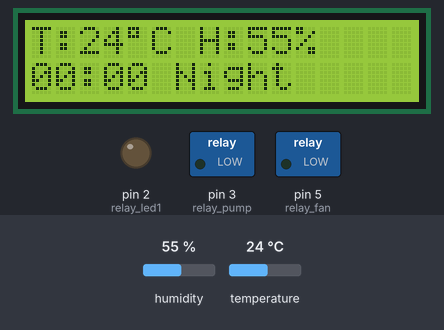
Recording of a sketch running on a simulated Arduino Uno, built with avr-gcc and run on an emulated ATmega328P. Shown: 16×2 character LCD, switched loads named in the sketch (green lamp = pin HIGH), output pins drawn as LEDs (lit = HIGH). The test bench sets the inputs (shaded band); at power-on: temperature 24 °C, humidity 55 %. What the sketch prints to the serial monitor is not drawn.

Above: at 3.3 s.
3.4 s: temperature set to 36 °C
At 5.0 s:
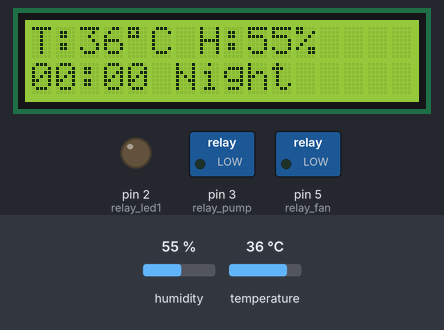
5.7 s: temperature set to 39 °C
At 7.5 s:
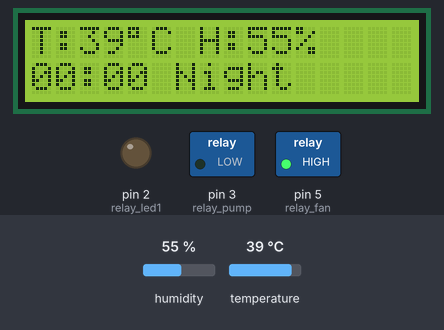
7.8 s: humidity set to 22 %
At 9.5 s:
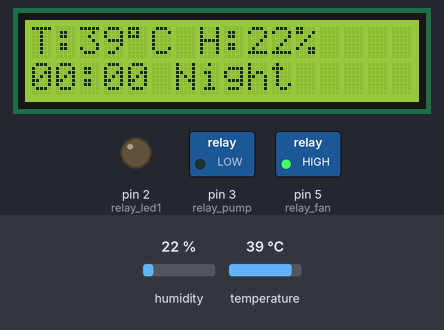
9.9 s: humidity set to 40 %
At 11.2 s:
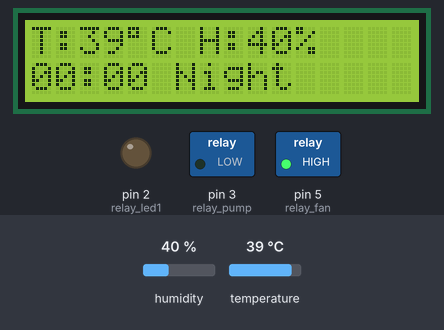
Timing chart, 0 to 12.9 s (numbered marks = the images above; inputs shaded):
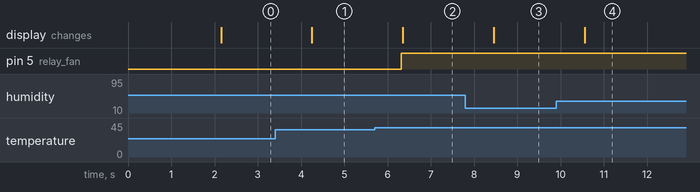

The sketch:

DHT_LCD_jetson.ino
```cpp
#include <Wire.h>
#include <LiquidCrystal_I2C.h>
#include <SimpleDHT.h>

// LCD 설정
LiquidCrystal_I2C lcd(0x3F, 16, 2);  // LCD 주소가 0x27인 경우 수정 필요

// 릴레이 핀 설정
#define relay_led1 2    // LED 릴레이
#define relay_pump 3    // 펌프 릴레이
#define relay_fan 5     // 팬 릴레이

// DHT11 온도 센서 설정
int pinDHT11 = 6;       // 온도 센서 핀
SimpleDHT11 dht11(pinDHT11);

// 시간 변수
int currentHour = 0;
int currentMinute = 0;
int currentSecond = 0;

// 온도 및 습도 변수
byte temperature = 0;
byte humidity = 0;

// 온도 및 습도 임계값 설정
const byte TEMP_THRESHOLD = 38;  // 35도 이상이면 LED 끄고 팬 켜기
const byte HUMIDITY_THRESHOLD = 95;  // 80% 이상이면 팬 켜기

// 상태 변수
bool isOperatingHours = false;  // 운영 시간 여부 (06:00~20:00)
bool isOverheated = false;      // 과열 여부
bool isHighHumidity = false;    // 고습도 여부

// 팬 동작 이유 추적
String fanReason = "";

// 시간 요청 관련 변수
unsigned long lastRequestTime = 0;
const unsigned long REQUEST_INTERVAL = 10000000;  // 10초마다 요청

void setup() {
  // 시리얼 통신 초기화
  Serial.begin(115200);

  // 릴레이 핀 초기화
  pinMode(relay_led1, OUTPUT);
  pinMode(relay_pump, OUTPUT);
  pinMode(relay_fan, OUTPUT);

  // 모든 릴레이 초기 상태 OFF
  digitalWrite(relay_led1, LOW);
  digitalWrite(relay_pump, LOW);
  digitalWrite(relay_fan, LOW);

  // LCD 초기화
  Wire.begin();  // Arduino에서 I2C 초기화 (A4=SDA, A5=SCL)
  lcd.init();
  lcd.backlight();
  lcd.clear();

  lcd.setCursor(0, 0);
  lcd.print("Smart Farm System");
  lcd.setCursor(0, 1);
  lcd.print("Initializing...");

  delay(2000);
  lcd.clear();

  // 시작시 시간 요청
  Serial.println("REQUEST_TIME");
  lastRequestTime = millis();

  Serial.println("스마트팜 시스템이 시작되었습니다.");
}

void loop() {
  // 1. 시리얼에서 시간 데이터 읽기
  readTimeFromJetson();

  // 2. 정기적으로 시간 요청
  unsigned long currentMillis = millis();
  if (currentMillis - lastRequestTime >= REQUEST_INTERVAL) {
    Serial.println("REQUEST_TIME");
    lastRequestTime = currentMillis;
  }

  // 3. 온습도 센서 읽기
  readDHT11Sensor();

  // 4. 운영 시간 체크 (06:00~20:00)
  isOperatingHours = (currentHour >= 6 && currentHour < 21);

  // 5. 환경 조건 체크
  isOverheated = (temperature >= TEMP_THRESHOLD);
  isHighHumidity = (humidity >= HUMIDITY_THRESHOLD);

  // 6. 장치 제어 로직
  controlDevices();

  // 7. LCD 화면 업데이트
  updateLCD();

  // 잠시 대기
  delay(1000);
}

void readTimeFromJetson() {
  // 제슨 나노로부터 시간 데이터 읽기
  if (Serial.available()) {
    String command = Serial.readStringUntil('\n');

    if (command.startsWith("TIME:")) {
      String timeStr = command.substring(5);

      // 시:분:초 파싱
      if (timeStr.length() >= 8) {
        currentHour = timeStr.substring(0, 2).toInt();
        currentMinute = timeStr.substring(3, 5).toInt();
        currentSecond = timeStr.substring(6, 8).toInt();

        // 디버그 출력
        Serial.print("시간 수신: ");
        Serial.print(currentHour);
        Serial.print(":");
        Serial.print(currentMinute);
        Serial.print(":");
        Serial.println(currentSecond);
      }
    }
  }
}

void readDHT11Sensor() {
  // DHT11 센서에서 온습도 읽기
  int err = SimpleDHTErrSuccess;

  if ((err = dht11.read(&temperature, &humidity, NULL)) != SimpleDHTErrSuccess) {
    Serial.print("DHT11 읽기 실패, 오류=");
    Serial.print(SimpleDHTErrCode(err));
    Serial.print(", ");
    Serial.println(SimpleDHTErrDuration(err));
    return;
  }

  // 디버그 출력
  Serial.print("온도: ");
  Serial.print((int)temperature);
  Serial.print("°C, 습도: ");
  Serial.print((int)humidity);
  Serial.println("%");

  // 경고 메시지
  if (isOverheated) {
    Serial.println("경고: 온도가 너무 높습니다!");
  }

  if (isHighHumidity) {
    Serial.println("경고: 습도가 너무 높습니다!");
  }
}

void controlDevices() {
  // LED 제어: 운영 시간 내 & 과열 아닐 때 켜기
  if (isOperatingHours && !isOverheated) {
    digitalWrite(relay_led1, HIGH);  // LED 켜기
    Serial.println("LED: ON");
  } else {
    digitalWrite(relay_led1, LOW);   // LED 끄기
    Serial.println("LED: OFF");
  }

  // 팬 제어: 과열 또는 고습도 시 켜기
  if (isOverheated || isHighHumidity) {
    digitalWrite(relay_fan, HIGH);   // 팬 켜기

    // 팬 동작 이유 설정
    if (isOverheated && isHighHumidity) {
      fanReason = "Temp&Humid";
    } else if (isOverheated) {
      fanReason = "Temperature";
    } else {
      fanReason = "Humidity";
    }

    Serial.print("팬: ON (이유: ");
    Serial.print(fanReason);
    Serial.println(")");
  } else {
    digitalWrite(relay_fan, LOW);    // 팬 끄기
    fanReason = "";
    Serial.println("팬: OFF");
  }

  // 여기에 펌프 제어 로직 추가 가능
  // 예: 토양 습도 센서 기반 또는 정기적 관수
}

void updateLCD() {
  // LCD 첫 번째 줄: 시간과 온도/습도
  lcd.setCursor(0, 0);
  lcd.print("T:");
  lcd.print(temperature);
  lcd.write(0xDF);
  lcd.print("C ");

  lcd.print("H:");
  lcd.print(humidity);
  lcd.print("% ");

  // LCD 두 번째 줄: 시간 및 상태 정보
  lcd.setCursor(0, 1);

  // 시간 표시
  if (currentHour < 10) lcd.print("0");
  lcd.print(currentHour);
  lcd.print(":");
  if (currentMinute < 10) lcd.print("0");
  lcd.print(currentMinute);
  lcd.print(" ");

  // 상태 표시
  lcd.setCursor(6, 1);
  if (!isOperatingHours) {
    lcd.print("Night");
  } else if (isOverheated) {
    lcd.print("Hot! ");
  } else if (isHighHumidity) {
    lcd.print("Humid");
  } else {
    lcd.print("Good ");
  }
}
```

Measured:
- the behaviour switches between 37 and 38 °C on temperature (found by bisection; images 1 and 2)
- after the input at 3.4 s, the display: changes after 0.85 s (image 1)
- after the input at 5.7 s, pin 5 (relay_fan): LOW → HIGH after 0.62 s; the display: changes after 0.65 s (image 2)
- after the input at 7.8 s, the display: changes after 0.65 s (image 3)
- after the input at 9.9 s, the display: changes after 0.65 s (image 4)
